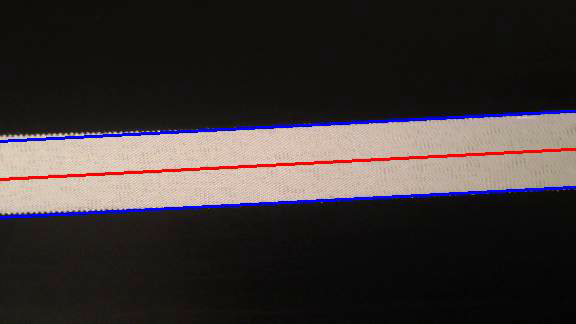
#> input picture frame 15 of src/Code_python/Estimation_mouvement/OpenCv/testSuiviBande.MOV, 576 x 324 px, given in place of test.MOV, which was not available
$ python fluxvideo.py   (older library calls are emulated)
#> lines starting #> are read from the running program, lines starting #| are printed output that depends on the picture; after the words box and inside, x2 and y2 are one past the last pixel; in counts of white or black regions, pixels touching at a corner belong together; pictures that were not available may be replaced by others from this repository, and a replacement may not be noted
import numpy as np
import cv2


cap = cv2.VideoCapture('test.MOV')
def convert(rho1,rho2,taille,decalage):
    diff = abs(rho1-rho2)
    if (diff!=0):
        decalage = decalage*taille/diff
        return (decalage)

while(cap.isOpened()):
    ret, frame = cap.read()
#> frame is the input picture: shape (324, 576, 3); mean B, G, R 52.5, 52.8, 60.3
    small = cv2.resize(frame, (0,0), fx=0.3, fy=0.3)
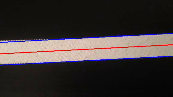
#> small: shape (97, 173, 3); mean B, G, R 52.5, 52.8, 60.3
    (Ny, Nx,a) = np.shape(small)
#> Ny = 97; Nx = 173; a = 3
    gray = cv2.cvtColor(small, cv2.COLOR_BGR2GRAY)
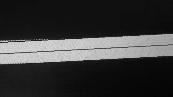
#> gray: shape (97, 173); min 3, max 226, mean 54.9
    edges = cv2.Canny(gray,0,150,apertureSize = 3)
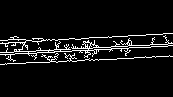
#> edges: shape (97, 173); 6.6% white in thin lines or dots, all inside (x1, y1, x2, y2) = (0, 33, 173, 65)

    lines = cv2.HoughLines(edges,1,np.pi/180,200)
#> lines = None
    if (lines is None):
            continue
    else:
        tab=lines[0]
        b=np.shape(tab)[0]
        s=0
        for i in range(b):
            s=s+abs(tab[i][0])
        m=s/b

        tab1=[]
        tab2=[]

        for i in range(b):
            if(abs(tab[i][0])<m):
                tab1.append(tab[i])
            else:
                tab2.append(tab[i])

        tab1=sorted(tab1, key=lambda colonnes: colonnes[1])
        tab2=sorted(tab2, key=lambda colonnes: colonnes[1])


        if (np.size(tab1)==0 or np.size(tab2)==0):
            continue
        else:
            rho1=(tab1[0][0])
            theta1=tab1[0][1]
            rho2=(tab2[0][0])
            theta2=tab2[0][1]
            rhom= ((rho1)+(rho2))/2
            thetam=((theta1)+(theta2))/2
            thetamdeg = thetam*180/np.pi

            def printLine(theta,rho,B,G,R):
                a = np.cos(theta)
                b = np.sin(theta)
                x0 = a*rho
                y0 = b*rho
                x1 = int(x0 + 1000*(-b))
                y1 = int(y0 + 1000*(a))
                x2 = int(x0 - 1000*(-b))
                y2 = int(y0 - 1000*(a))
                cv2.line(small,(x1,y1),(x2,y2),(B,G,R),2)

            printLine(theta1,rho1,255,0,0)
            printLine(theta2,rho2,255,0,0)
            printLine(theta2,rhom,0,0,255)

            def printMiddlePoint2(thetam,rhom):
                a=np.cos(thetam)
                b=np.sin(thetam)
                x0=a*rhom
                y0=b*rhom
                x1 = x0 + 1000*(-b)
                y1 = y0 + 1000*(a)
                x2 = x0 - 1000*(-b)
                y2 = y0 - 1000*(a)
                A=(y2-y1)/(x2-x1)
                B=y2-(A*x2)
                X1=(-B/A)
                X2=(Ny-B)/A
                decalage = Ny/2-int((A*Nx+B+B)/2)
                cv2.circle(small,(Nx/2,int((A*Nx+B+B)/2)),1,(1, 164, 250),2)
                return (decalage)

            def printImageMiddle(Nx,Ny):
                cv2.circle(small,(Nx/2,Ny/2),1,(0,255,0),2)

            printImageMiddle(Nx,Ny)
            decalage= printMiddlePoint2(thetam,rhom)
            decalage= convert(rho1,rho2,2,decalage)

            cv2.putText(small, 'decalage = ' + str(decalage) + " px" + "," + str(thetamdeg-90)+ " deg", (10, 30), cv2.FONT_HERSHEY_PLAIN, 1.5, (1, 164, 250), 1, cv2.CV_AA)


            cv2.imshow('frame',small)
            if cv2.waitKey(20) & 0xFF == ord('q'):
                break


cap.release()
cv2.destroyAllWindows()

$ run again, starting later in the video
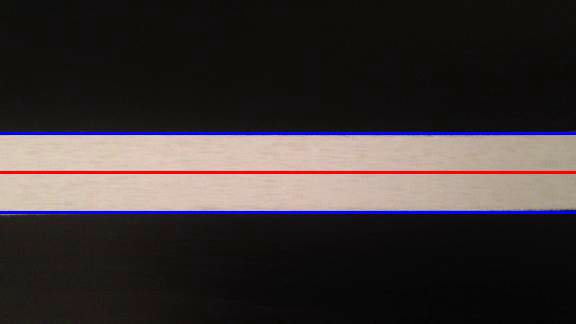
#> input picture frame 70 of src/Code_python/Estimation_mouvement/OpenCv/testSuiviBande.MOV, 576 x 324 px, given in place of test.MOV, which was not available
#> frame is the input picture: shape (324, 576, 3); mean B, G, R 53.3, 53, 61
#> `gray = cv2.cvtColor(small, cv2.COLOR_BGR2GRAY)`:
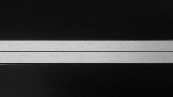
#> gray: shape (97, 173); min 4, max 210, mean 54.9
#> `edges = cv2.Canny(gray,0,150,apertureSize = 3)`:
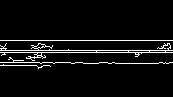
#> edges: shape (97, 173); 5.5% white in thin lines or dots, all inside (x1, y1, x2, y2) = (0, 40, 173, 69)
#> lines = None

$ run again, starting later in the video
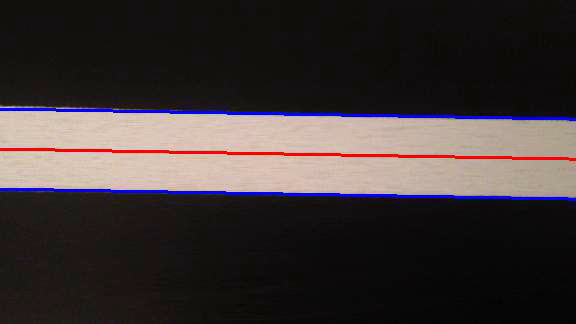
#> input picture frame 125 of src/Code_python/Estimation_mouvement/OpenCv/testSuiviBande.MOV, 576 x 324 px, given in place of test.MOV, which was not available
#> frame is the input picture: shape (324, 576, 3); mean B, G, R 54.7, 53.9, 62.3
#> `gray = cv2.cvtColor(small, cv2.COLOR_BGR2GRAY)`:
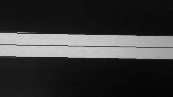
#> gray: shape (97, 173); min 4, max 217, mean 56.6
#> `edges = cv2.Canny(gray,0,150,apertureSize = 3)`:
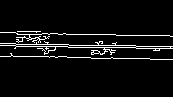
#> edges: shape (97, 173); 5.6% white in thin lines or dots, all inside (x1, y1, x2, y2) = (0, 31, 173, 60)
#> lines = None
